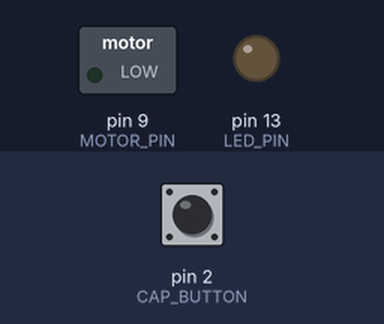
Recording of a sketch running on a simulated Arduino Uno, built with avr-gcc and run on an emulated ATmega328P. Shown: switched loads named in the sketch (green lamp = pin HIGH), output pins drawn as LEDs (lit = HIGH). The test bench sets the inputs (shaded band); at power-on: pin 2 (CAP_BUTTON) LOW.

Above: at 1.2 s.
1.3 s: pin 2 (CAP_BUTTON) pulsed HIGH 5 times (0.12 s each, 0.3 s apart)
At 3.5 s:
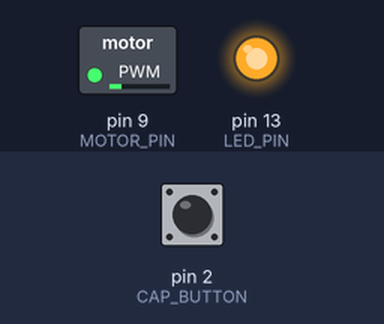
Timing chart, 0 to 8.8 s (numbered marks = the images above; inputs shaded):
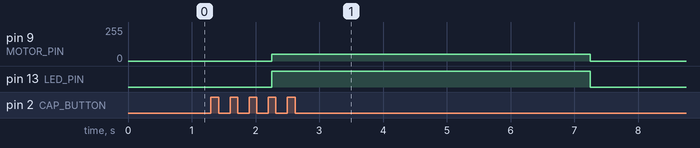

Measured:
- after the input at 1.3 s, pin 9 (MOTOR_PIN): 0/255 → 50/255 after 0.95 s, → 0/255 5.0 s later; pin 13 (LED_PIN): LOW → HIGH after 0.95 s, → LOW 5.0 s later

The sketch:

Nuka-Cola-Code.ino
```cpp
#include <Stepper.h>

const int CAP_BUTTON = 2; //quarter button
const int LED_PIN = 13;// the number of the LED pin
const int NEEDED_VALUE = 4;
const int MOTOR_SPEED = 50;
const int MOTOR_PIN = 9;
const int LOW_SPEED = 0;
const int HIGH_SPEED = 100;

// Variables will change:
int ledState = LOW;
int capState;
int lastCapState = LOW;
unsigned long lastDebounceTime = 0;
unsigned long debounceDelay = 50;
int inputtedValue = 0;

void setup() {
  pinMode(CAP_BUTTON, INPUT);
  pinMode(LED_PIN, OUTPUT);
  pinMode(MOTOR_PIN, OUTPUT);
  // set initial LED state
  digitalWrite(LED_PIN, ledState);
  // digitalWrite(MOTOR_PIN, LOW);
  analogWrite(MOTOR_PIN, 0);
}

void loop() {
  // read the state of the switch into a local variable:
  int readingCap = digitalRead(CAP_BUTTON);

  // check to see if you just pressed the button
  // (i.e. the input went from LOW to HIGH), and you've waited long enough
  // since the last press to ignore any noise:

  // If the switch changed, due to noise or pressing:
  if (readingCap != lastCapState) {
    // reset the debouncing timer
    lastDebounceTime = millis();
  }

  if ((millis() - lastDebounceTime) > debounceDelay) {
    // whatever the reading is at, it's been there for longer than the debounce
    // delay, so take it as the actual current state:

    // if the button state has changed:
    if (readingCap != capState) {
      capState = readingCap;


      // only toggle the LED if the new button state is HIGH
      if (capState == HIGH) {
        inputtedValue++;
      }
    }

    if(inputtedValue >= NEEDED_VALUE) {
      inputtedValue -= NEEDED_VALUE;
      digitalWrite(LED_PIN, HIGH);
      // digitalWrite(MOTOR_PIN, HIGH);
      analogWrite(MOTOR_PIN, MOTOR_SPEED);
      delay(5000);
      analogWrite(MOTOR_PIN, 0);
      // digitalWrite(MOTOR_PIN, LOW);
    }
  }

  // set the LED:
  digitalWrite(LED_PIN, LOW);

  // save the reading. Next time through the loop, it'll be the lastButtonState:
  lastCapState = readingCap;
}
```
